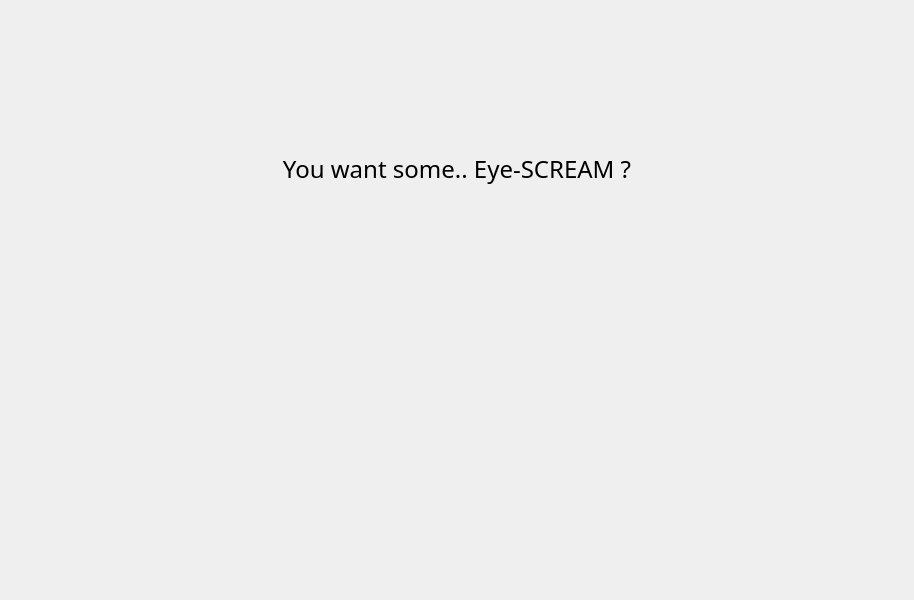
<?xml version="1.0" encoding="UTF-8"?>
<ui version="4.0">
 <class>MainWindow</class>
 <widget class="QMainWindow" name="MainWindow">
  <property name="geometry">
   <rect>
    <x>0</x>
    <y>0</y>
    <width>914</width>
    <height>600</height>
   </rect>
  </property>
  <property name="windowTitle">
   <string>MainWindow</string>
  </property>
  <widget class="QWidget" name="centralwidget">
   <widget class="QFrame" name="frame">
    <property name="geometry">
     <rect>
      <x>10</x>
      <y>40</y>
      <width>894</width>
      <height>502</height>
     </rect>
    </property>
    <layout class="QVBoxLayout" name="verticalLayout_3">
     <item>
      <widget class="QLabel" name="label_4">
       <property name="minimumSize">
        <size>
         <width>766</width>
         <height>0</height>
        </size>
       </property>
       <property name="font">
        <font>
         <family>나눔스퀘어OTF ExtraBold</family>
         <pointsize>18</pointsize>
         <weight>10</weight>
         <italic>false</italic>
         <bold>false</bold>
        </font>
       </property>
       <property name="layoutDirection">
        <enum>Qt::LeftToRight</enum>
       </property>
       <property name="styleSheet">
        <string notr="true">font: 81 18pt &quot;나눔스퀘어OTF ExtraBold&quot;;</string>
       </property>
       <property name="text">
        <string>You want some.. Eye-SCREAM ?</string>
       </property>
       <property name="alignment">
        <set>Qt::AlignCenter</set>
       </property>
       <property name="wordWrap">
        <bool>false</bool>
       </property>
       <property name="margin">
        <number>15</number>
       </property>
       <property name="textInteractionFlags">
        <set>Qt::NoTextInteraction</set>
       </property>
      </widget>
     </item>
     <item>
      <layout class="QHBoxLayout" name="horizontalLayout_3">
       <item>
        <widget class="QLabel" name="label_5">
         <property name="frameShape">
          <enum>QFrame::NoFrame</enum>
         </property>
         <property name="text">
          <string notr="true"/>
         </property>
         <property name="pixmap">
          <pixmap>img/normal.png</pixmap>
         </property>
         <property name="scaledContents">
          <bool>false</bool>
         </property>
         <property name="alignment">
          <set>Qt::AlignCenter</set>
         </property>
         <property name="textInteractionFlags">
          <set>Qt::NoTextInteraction</set>
         </property>
        </widget>
       </item>
       <item>
        <layout class="QHBoxLayout" name="graph_box"/>
       </item>
      </layout>
     </item>
    </layout>
   </widget>
  </widget>
 </widget>
 <resources/>
 <connections/>
</ui>
